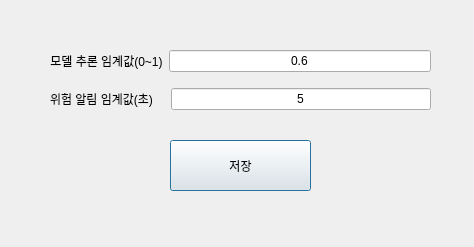
<?xml version="1.0" encoding="UTF-8"?>
<ui version="4.0">
 <class>Dialog</class>
 <widget class="QDialog" name="Dialog">
  <property name="geometry">
   <rect>
    <x>0</x>
    <y>0</y>
    <width>474</width>
    <height>247</height>
   </rect>
  </property>
  <property name="windowTitle">
   <string>Dialog</string>
  </property>
  <widget class="QPushButton" name="save_btn">
   <property name="geometry">
    <rect>
     <x>170</x>
     <y>140</y>
     <width>141</width>
     <height>51</height>
    </rect>
   </property>
   <property name="text">
    <string>저장</string>
   </property>
  </widget>
  <widget class="QWidget" name="verticalLayoutWidget">
   <property name="geometry">
    <rect>
     <x>50</x>
     <y>40</y>
     <width>381</width>
     <height>80</height>
    </rect>
   </property>
   <layout class="QVBoxLayout" name="verticalLayout">
    <item>
     <layout class="QHBoxLayout" name="horizontalLayout">
      <item>
       <widget class="QLabel" name="label">
        <property name="text">
         <string>모델 추론 임계값(0~1)</string>
        </property>
        <property name="alignment">
         <set>Qt::AlignCenter</set>
        </property>
       </widget>
      </item>
      <item>
       <widget class="QLineEdit" name="model_conf_label">
        <property name="text">
         <string>0.6</string>
        </property>
        <property name="alignment">
         <set>Qt::AlignCenter</set>
        </property>
       </widget>
      </item>
     </layout>
    </item>
    <item>
     <layout class="QHBoxLayout" name="horizontalLayout_2">
      <item>
       <widget class="QLabel" name="label_2">
        <property name="text">
         <string>위험 알림 임계값(초)</string>
        </property>
        <property name="alignment">
         <set>Qt::AlignCenter</set>
        </property>
       </widget>
      </item>
      <item>
       <spacer name="horizontalSpacer">
        <property name="orientation">
         <enum>Qt::Horizontal</enum>
        </property>
        <property name="sizeType">
         <enum>QSizePolicy::Fixed</enum>
        </property>
        <property name="sizeHint" stdset="0">
         <size>
          <width>12</width>
          <height>20</height>
         </size>
        </property>
       </spacer>
      </item>
      <item>
       <widget class="QLineEdit" name="tracking_th">
        <property name="text">
         <string>5</string>
        </property>
        <property name="alignment">
         <set>Qt::AlignCenter</set>
        </property>
       </widget>
      </item>
     </layout>
    </item>
   </layout>
  </widget>
 </widget>
 <resources/>
 <connections/>
</ui>
